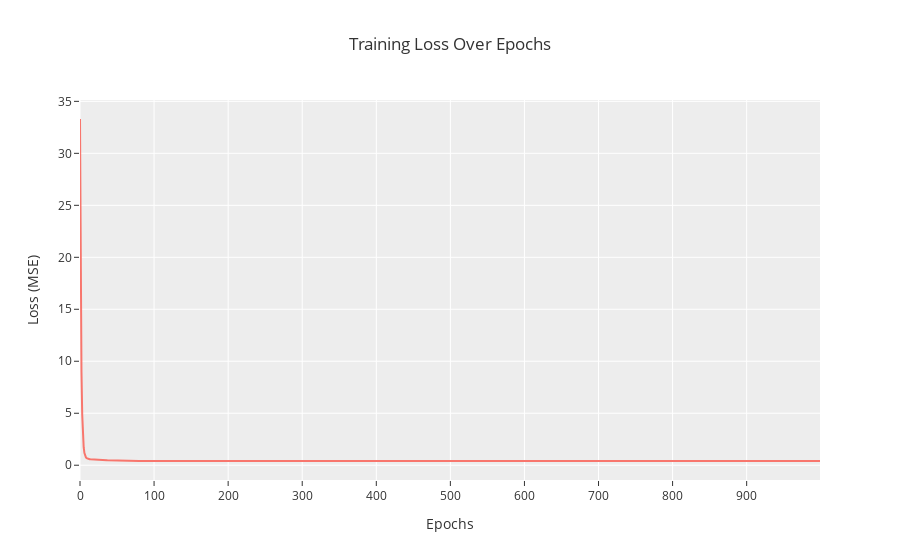

The cell this chart's notebook holds for it:
### Code cell
fig_loss = go.Figure()
fig_loss.add_trace(go.Scatter(
    x=list(range(num_epochs)), y=loss_values, mode='lines', name='Training Loss'
))
fig_loss.update_layout(
    title="Training Loss Over Epochs",
    xaxis_title="Epochs",
    yaxis_title="Loss (MSE)",
    template="ggplot2"
)
fig_loss.show(config=dict(scrollZoom=True))

### Figure 1 — Plotly figure (JSON) as saved in the notebook; plotly's stock layout.template omitted (floating-point values rounded to 4 significant figures; data arrays with more than 128 entries replaced by an {"elided": "..."} marker saying what was removed)
{"data": [{"mode": "lines", "name": "Training Loss", "type": "scatter", "x": {"elided": "1000 int values"}, "y": {"elided": "1000 float values"}}], "layout": {"title": {"text": "Training Loss Over Epochs"}, "xaxis": {"title": {"text": "Epochs"}}, "yaxis": {"title": {"text": "Loss (MSE)"}}}}
